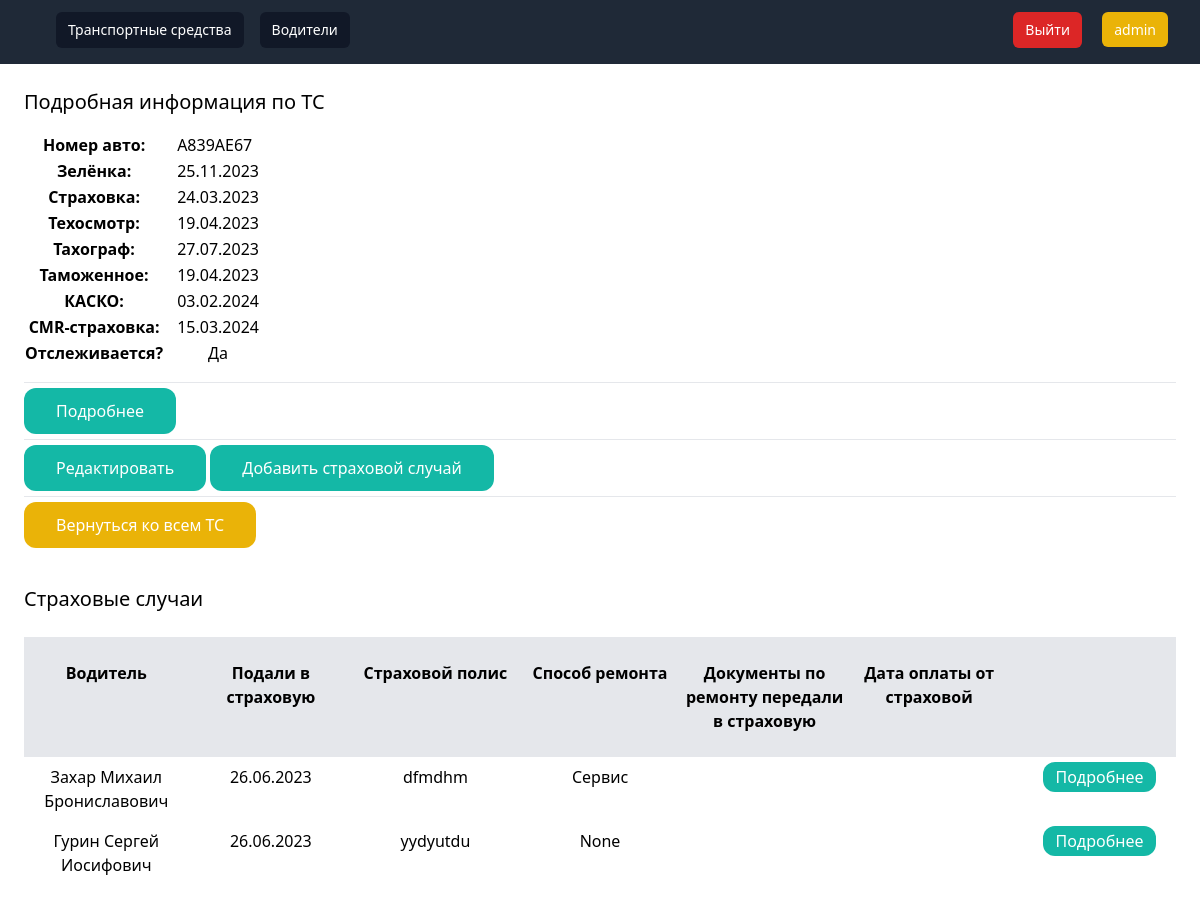
Page /1/car_info/ (signed in) on the earlier database version.
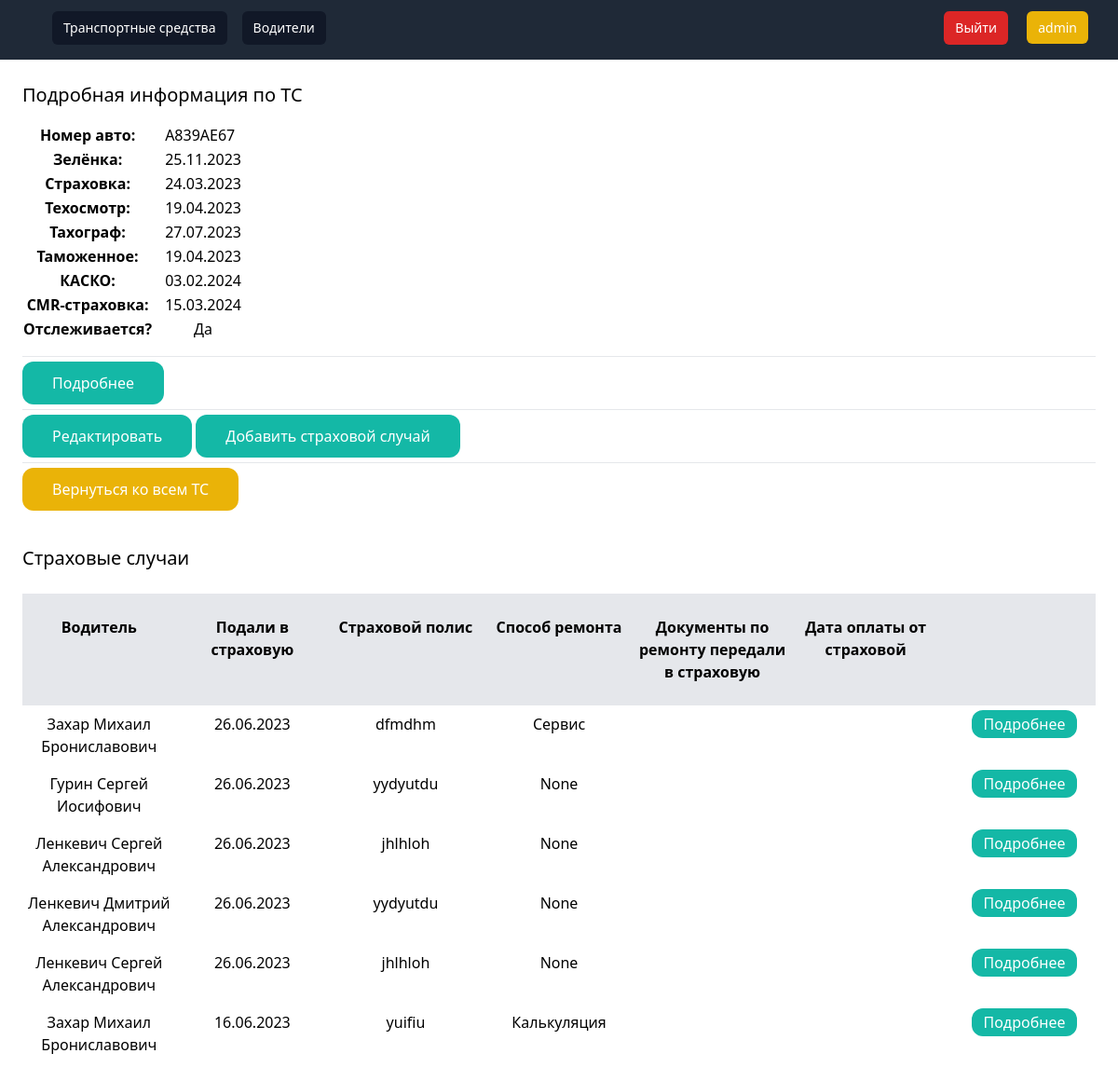
Same page on the later database version.
### database/models.py (models this page shows, shortened)
class InsuranceEvent(models.Model):
    CALCULATION = 'Калькуляция'
    SERVICE = 'Сервис'
    METHOD = [
        (CALCULATION, 'Калькуляция'),
        (SERVICE, 'Сервис'),
    ]
    car = models.ForeignKey('Car', on_delete=models.CASCADE)
    driver = models.ForeignKey('Driver', on_delete=models.CASCADE)
    date_of_submission = models.DateField(verbose_name='Дата подачи в страховую', blank=True, null=True)
    polis_number = models.CharField(max_length=10, verbose_name='Страховой полис')
    police_sertificate = models.BooleanField(verbose_name='Справка с ГАИ?', default=False)
    repair_method = models.CharField(max_length=13, choices=METHOD, verbose_name='Способ ремонта', blank=True,
                                     null=True)
    calculation_sum = models.DecimalField(max_digits=20, decimal_places=2,
                                          verbose_name='Страховая насчитала по калькуляции',
                                          blank=True, null=True)
    expenses = models.DecimalField(max_digits=20, decimal_places=2,
                                   verbose_name='Наши расходы по восстановлению (Калькуляция)', blank=True, null=True)
    margin = models.DecimalField(max_digits=20, decimal_places=2, verbose_name='В нашу пользу (Калькуляция)',
                                 default=0)
    service_name = models.CharField(max_length=50, verbose_name='На какой сервис отправили ТС', blank=True, null=True)
    service_date = models.DateField(verbose_name='Дата отправки на сервис', blank=True, null=True)
    service_sum = models.DecimalField(max_digits=20, decimal_places=2, verbose_name='Сумма счета от сервиса',
                                      blank=True, null=True)
    final_docs = models.DateField(verbose_name='Дата передачи документов по ремонту в страховую', blank=True, null=True)
    payment_date = models.DateField(verbose_name='Дата оплаты от страховой', blank=True, null=True, default=None)
    class Meta:
        verbose_name = 'Страховой случай'
        verbose_name_plural = 'Страховые случаи'

class Driver(models.Model):
    last_name = models.CharField(verbose_name='Фамилия', max_length=20)
    name = models.CharField(verbose_name='Имя', max_length=20)
    middle_name = models.CharField(verbose_name='Отчество', max_length=20)
    passport = models.DateField(verbose_name='Паспорт')
    visa = models.DateField(verbose_name='Виза', blank=True, null=True)
    driver_card = models.DateField(verbose_name='Водительское удостоверение')
    active = models.BooleanField(verbose_name='Отслеживать?', default=True)
    def __str__(self):
        return f'{self.last_name} {self.name} {self.middle_name}'
    class Meta:
        verbose_name = 'Водитель'
        verbose_name_plural = 'Водители'

### database/views.py (the view)
# urls.py: path('<int:pk>/car_info/', car_info, name='car_info'),
@login_required
def car_info(request, pk):
    car = Car.objects.get(pk=pk)
    events = InsuranceEvent.objects.filter(car=car)
    context = {
        'car': car,
        'events': events,
    }
    return render(request, 'database/cars/car_detail.html', context)

### database/templates/database/cars/car_detail.html (shortened to what this page needs)
{% extends 'database/base.html'%}
{% block content %}
<div class="py-6 px-6">
    <h1 class="mb-4 text-xl">Подробная информация по ТС</h1>
    <table>
        <tbody>
        <tr>
            <th><p class="mr-3">Номер авто:</p></th>
            <td>
                <p>{{ car.number }}</p>
            </td>
        </tr>
        <tr>
            <th><p class="mr-3">Зелёнка:</p></th>
            <td>
                <p>{{ car.green_card | date:'d.m.Y' }}</p>
            </td>
        </tr>
        <tr>
            <th><p class="mr-3">Страховка:</p></th>
            <td>
                <p>{{ car.strahovka | date:'d.m.Y' }}</p>
            </td>
        </tr>
        <tr>
            <th><p class="mr-3">Техосмотр:</p></th>
            <td>
                <p>{{ car.tehosmotr | date:'d.m.Y' }}</p>
            </td>
        </tr>
        <tr>
            <th><p class="mr-3">Тахограф:</p></th>
            <td>
                <p>{{ car.tahograf | date:'d.m.Y' }}</p>
            </td>
        </tr>
        <tr>
            <th><p class="mr-3">Таможенное:</p></th>
            <td>
                <p>{{ car.tamogennoye | date:'d.m.Y' }}</p>
            </td>
        </tr>
        <tr>
            <th><p class="mr-3">КАСКО:</p></th>
            <td>
                <p>{{ car.kasko | date:'d.m.Y' }}</p>
            </td>
        </tr>
        <tr>
            <th><p class="mr-3">CMR-страховка:</p></th>
            <td>
                <p>{{ car.cmr_strahovka | date:'d.m.Y' }}</p>
            </td>
        </tr>
        <tr>
            <th><p class="mr-3">Отслеживается?</p></th>
            <td>
                {% if car.active %}
                <p class="text-center">Да</p>
                {% else %}
                <p class="bg-red-500 text-center">Нет</p>
                {% endif %}
            </td>
        </tr>
        </tbody>
    </table>
    <hr class="my-4">
    <a class="py-3 px-8 bg-teal-500 text-white rounded-xl" href="{% url 'techpassport_info' car.id %}">Подробнее</a>
    <hr class="my-4">
    <a class="py-3 px-8 bg-teal-500 text-white rounded-xl" href="{% url 'car_edit' car.id %}">Редактировать</a>
    <a class="py-3 px-8 bg-teal-500 text-white rounded-xl" href="{% url 'add_car_event' car.id %}">Добавить страховой случай</a>
    <hr class="my-4">
    <a class="py-3 px-8 bg-yellow-500 text-white rounded-xl" href="{% url 'cars' %}">Вернуться ко всем ТС</a>
</div>
<div class="mb-4 py-6 px-6">
    <h1 class="text-xl">Страховые случаи</h1>
    {% if events %}
    <div class="mt-6 flex justify-between">
        <p class="py-6 bg-gray-200 text-center font-semibold w-full">Водитель</p>
        <p class="py-6 bg-gray-200 text-center font-semibold w-full">Подали в страховую</p>
        <p class="py-6 bg-gray-200 text-center font-semibold w-full">Страховой полис</p>
        <p class="py-6 bg-gray-200 text-center font-semibold w-full">Способ ремонта</p>
        <p class="py-6 bg-gray-200 text-center font-semibold w-full">Документы по ремонту передали в страховую</p>
        <p class="py-6 bg-gray-200 text-center font-semibold w-full">Дата оплаты от страховой</p>
        <p class="py-6 bg-gray-200 text-center font-semibold w-full"></p>
    </div>
    {% for event in events %}
    <div class="flex justify-between">
        <p class="py-2 text-center w-full">{{ event.driver }}</p>
        <p class="py-2 text-center w-full">
            <a href="{% url 'car_info' car.id %}"> {{ event.date_of_submission|date:"d.m.Y" }}</a>
        </p>
        <p class="py-2 text-center w-full">{{ event.polis_number }}</p>
        <p class="py-2 text-center w-full">{{ event.repair_method }}</p>
        <p class="py-2 text-center w-full">{{ event.final_docs|date:"d.m.Y" }}</p>
        <p class="py-2 text-center w-full">{{ event.payment_date|date:"d.m.Y" }}</p>
        <p class="py-2 w-full">
            <a class="ml-8 py-1 px-3 bg-teal-500 text-white rounded-xl" href="{% url 'event_info' event.id %}">Подробнее</a>
        </p>
    </div>
    {% endfor %}
    {% else %}
    <p class="mt-6 px-2">По данному транспортному средству страховых случаев не выявлено...</p>
    {% endif %}
</div>
{% endblock %}

Differences in the rows shown:
added InsuranceEvent: driver "Ленкевич Сергей Александрович", date_of_submission "26.06.2023", polis_number "jhlhloh", repair_method "None"
added InsuranceEvent: driver "Ленкевич Дмитрий Александрович", date_of_submission "26.06.2023", polis_number "yydyutdu", repair_method "None"
added InsuranceEvent: driver "Ленкевич Сергей Александрович", date_of_submission "26.06.2023", polis_number "jhlhloh", repair_method "None"
added InsuranceEvent: driver "Захар Михаил Брониславович", date_of_submission "16.06.2023", polis_number "yuifiu", repair_method "Калькуляция"
